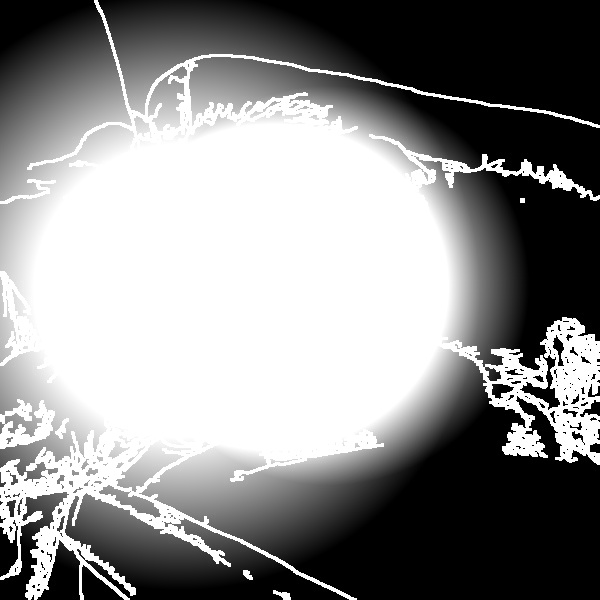
#> input picture masks-02/mask-1.jpg, 600 x 600 px, found by its file name
$ python test_Light.py
#> lines starting #> are read from the running program, lines starting #| are printed output that depends on the picture
'''
Author: your name
Date: 2021-07-07 17:01:54
LastEditTime: 2021-07-08 14:11:29
LastEditors: Please set LastEditors
Description: In User Settings Edit
FilePath: /genetic-drawing/test.py
'''
import cv2 as cv
import math
import numpy as np

#读取原始图像
img = cv.imread('masks/mask-1.jpg')
#> img is the input picture: shape (600, 600, 3); min 0, max 255, mean 140.5
#print (img.shape)
#img = np.zeros((400,640,3))
#获取图像行和列
rows, cols = img.shape[:2]
#> rows = 600; cols = 600

#设置中心点和光照半径
centerX = 285#rows / 2 - 20
centerY = 329#cols / 2 + 20
radius = 200#min(centerX, centerY)

#设置光照强度
strength = 500

#新建目标图像
dst = np.zeros((rows, cols, 3), dtype="uint8")
img0 = img.copy()
#图像光照特效
for i in range(rows):
  for j in range(cols):
    #计算当前点到光照中心距离(平面坐标系中两点之间的距离)
    distance = math.pow((centerY-j), 2) + math.pow((centerX-i), 2)
    #获取原始图像
    B = img0[i,j][0]
    G = img0[i,j][1]
    R = img0[i,j][2]
    if (distance < radius * radius):
      #按照距离大小计算增强的光照值
      result = (int)(strength*( 1.0 - math.sqrt(distance) / radius ))
      B = img0[i,j][0] + result
      G = img0[i,j][1] + result
      R = img0[i,j][2] + result
      #判断边界 防止越界
      B = min(255, max(0, B))
      G = min(255, max(0, G))
      R = min(255, max(0, R))
      dst[i,j] = np.uint8((B, G, R))
    else:
      dst[i,j] = np.uint8((B, G, R))
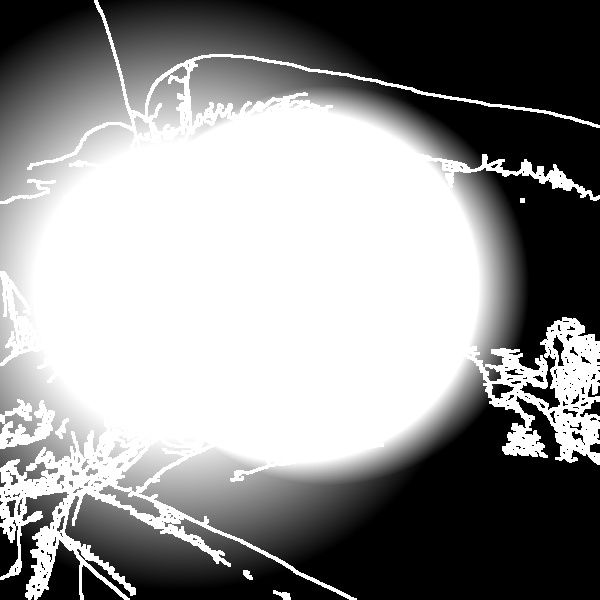
#> dst: shape (600, 600, 3); min 0, max 255, mean 145.6

#cv.imwrite("masks/mask-3.jpg",dst)

img1 = dst.copy()
dst = np.zeros((rows, cols, 3), dtype="uint8")
centerX = 290#rows / 2 - 20
centerY = 180#cols / 2 + 20
radius = 300#min(centerX, centerY)
#图像光照特效
for i in range(rows):
  for j in range(cols):
    #计算当前点到光照中心距离(平面坐标系中两点之间的距离)
    distance = math.pow((centerY-j), 2) + math.pow((centerX-i), 2)
    #获取原始图像
    B = img1[i,j][0]
    G = img1[i,j][1]
    R = img1[i,j][2]
    if (distance < radius * radius):
      #按照距离大小计算增强的光照值
      result = (int)(strength*( 1.0 - math.sqrt(distance) / radius ))
      B = img1[i,j][0] + result
      G = img1[i,j][1] + result
      R = img1[i,j][2] + result
      #判断边界 防止越界
      B = min(255, max(0, B))
      G = min(255, max(0, G))
      R = min(255, max(0, R))
      dst[i,j] = np.uint8((B, G, R))
    else:
      dst[i,j] = np.uint8((B, G, R))
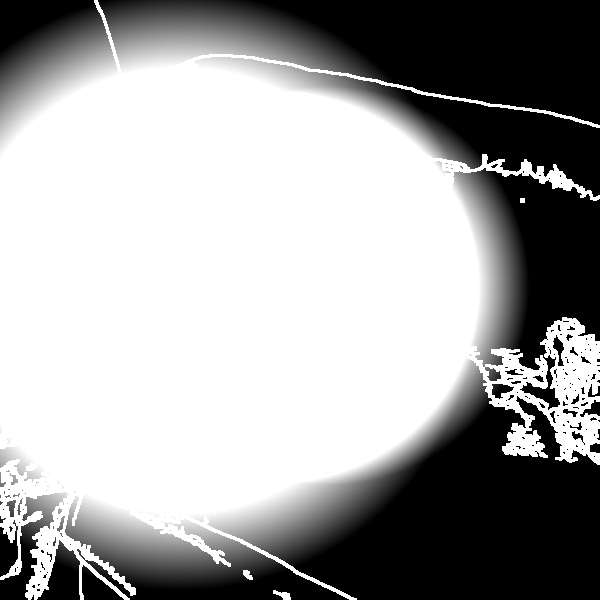
#> dst: shape (600, 600, 3); min 0, max 255, mean 161.8

cv.imwrite("masks/mask-0.jpg",dst)

#显示图像
cv.imshow('result',np.hstack((img,dst)))
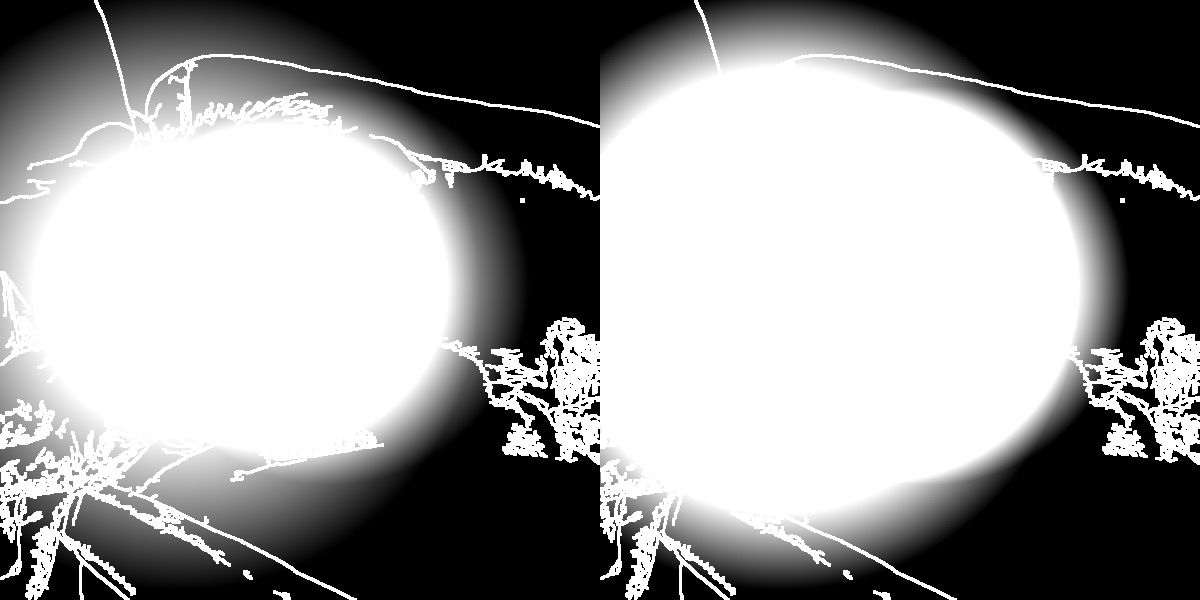
#> window 'result': shape (600, 1200, 3); min 0, max 255, mean 151.2
cv.waitKey()
cv.destroyAllWindows()

$ run again, with masks-02/mask-2.jpg copied over masks-02/mask-1.jpg
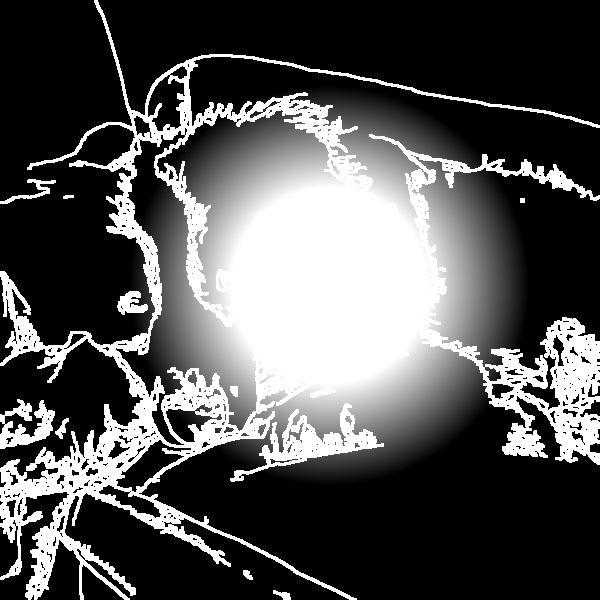
#> input picture masks-02/mask-2.jpg, 600 x 600 px, found by its file name
#> img is the input picture: shape (600, 600, 3); min 0, max 255, mean 83.9
#> after the loop `for i in range(rows):`:
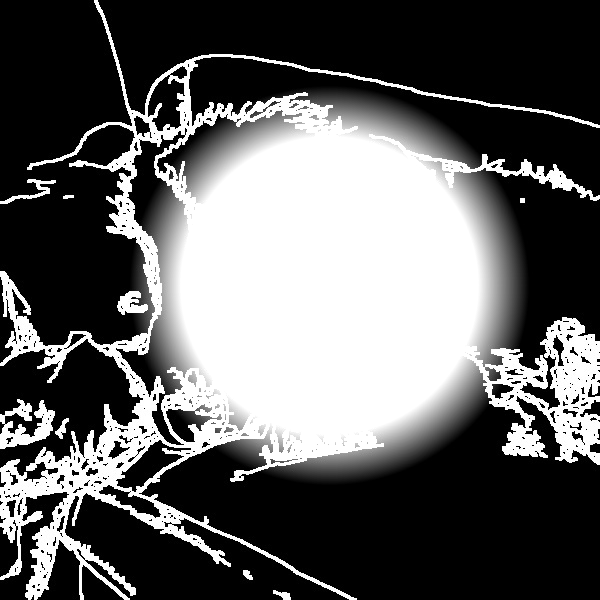
#> dst: shape (600, 600, 3); min 0, max 255, mean 97.3
#> `cv.imshow('result',np.hstack((img,dst)))`:
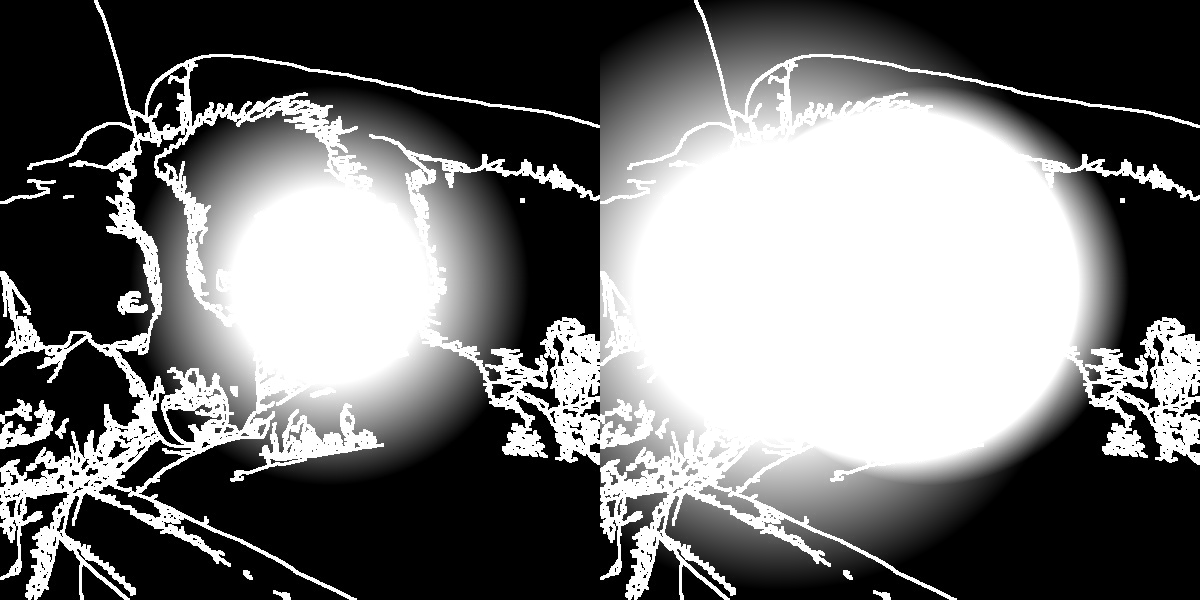
#> window 'result': shape (600, 1200, 3); min 0, max 255, mean 114.8

$ run again, with masks-02/mask-4.jpg copied over masks-02/mask-1.jpg
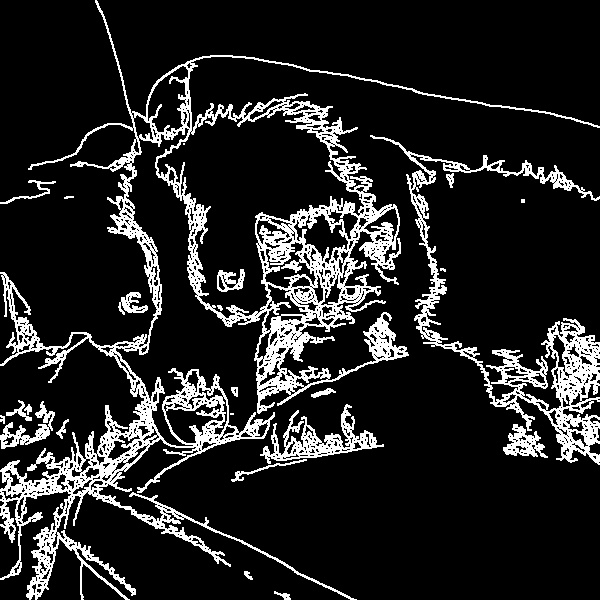
#> input picture masks-02/mask-4.jpg, 600 x 600 px, found by its file name
#> img is the input picture: shape (600, 600, 3); min 0, max 255, mean 36
#> after the loop `for i in range(rows):`:
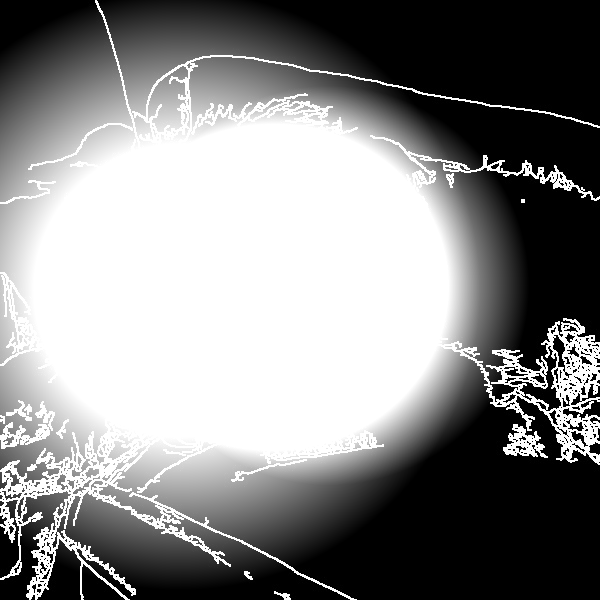
#> dst: shape (600, 600, 3); min 0, max 255, mean 136.3
#> `cv.imshow('result',np.hstack((img,dst)))`:
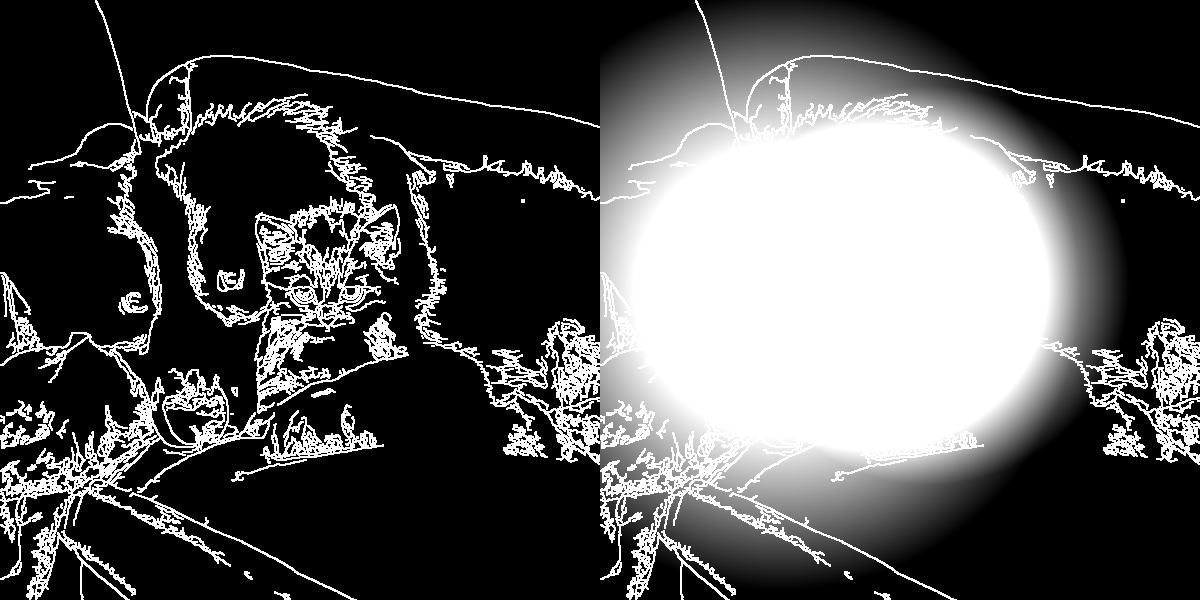
#> window 'result': shape (600, 1200, 3); min 0, max 255, mean 86.2
